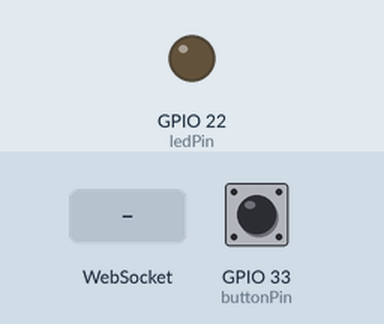
Simulated run of this program. Board: ESP32. On the bench: output pins drawn as LEDs (lit = HIGH). The inputs (shaded band) are chosen by the test bench; at power-on: GPIO 33 (buttonPin) HIGH. WiFi joins after 1.5 s; servers stay silent unless stated; not simulated (calls return 0 or success): secrets.h; names the files do not define were given values by the test bench: SERVER_PORT = 80; what the program prints to the serial monitor is not drawn.

Above: at 2.7 s.
2.8 s: WebSocket text "LED_ON" received
At 3.7 s:
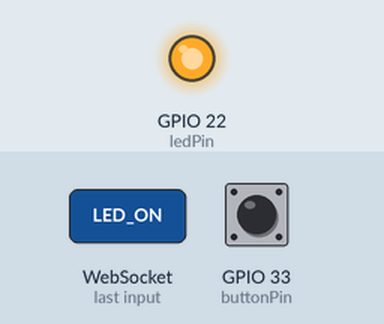
5.9 s: WebSocket text "LED_OFF" received
At 7.2 s:
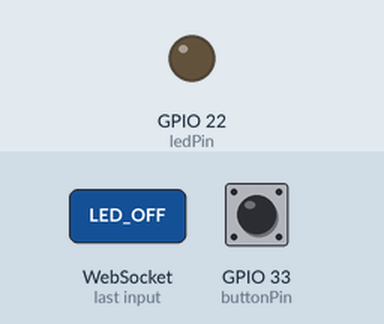
Timing chart, 0 to 8.9 s (numbered marks = the images above; inputs shaded):
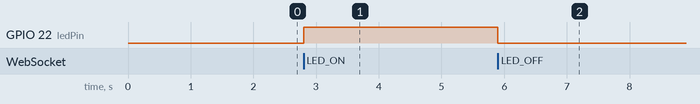

Measured:
- after the input at 2.8 s, GPIO 22 (ledPin): LOW → HIGH at once
- after the input at 5.9 s, GPIO 22 (ledPin): HIGH → LOW at once

The program:

main.cpp
```cpp
#include <Arduino.h>
#include <WiFi.h>
#include "secrets.h"
#include <WebSocketsClient.h>


const char* TEAM_NAME = "Leliwa";
const int buttonPin = 33;
const int ledPin = 22;
unsigned long czas_startu=0;
int ostatni_odczyt = HIGH;
int stan_przycisku = HIGH;
WebSocketsClient webSocket;
void WebSocketEvent(WStype_t type, uint8_t * payload, size_t length) {
  switch(type) {
    case WStype_DISCONNECTED:
      Serial.println("WebSocket rozlaczony");
      digitalWrite(ledPin, LOW);
      break;
    case WStype_CONNECTED:
      Serial.println("WebSocket polaczony");
      webSocket.sendTXT(TEAM_NAME);
      break;
    case WStype_TEXT:{
      Serial.printf("WebSocket odebrano wiadomosc: %s\n", payload);
      String msg = (char*)payload;
      msg.trim();
      if (msg == "LED_ON") {
        Serial.println("Zapalanie diody LED");
        digitalWrite(ledPin, HIGH);
      } else if (msg == "LED_OFF") {
        digitalWrite(ledPin, LOW);
      }
      break;
    }
      default:
      break;
  }
}

void setup() {

  Serial.begin(115200);
  pinMode(buttonPin, INPUT_PULLUP);
  pinMode(ledPin, OUTPUT);
  digitalWrite(ledPin, LOW);
  WiFi.begin(WIFI_SSID, WIFI_PASSWORD);
  Serial.println("Connecting to WiFi...");
  while (WiFi.status() != WL_CONNECTED) {
    delay(500);
    Serial.print(".");
  }
  Serial.println();
  Serial.println("Connected to WiFi");
  Serial.println(WiFi.localIP());
  webSocket.begin(SERVER_IP, SERVER_PORT, "/ws");
  webSocket.onEvent(WebSocketEvent);
  webSocket.setReconnectInterval(5000);
}

void loop() {
  webSocket.loop();
  int odczyt = digitalRead(buttonPin);
  if(odczyt != ostatni_odczyt){
    czas_startu=millis();
  }
  if(millis()-czas_startu>=50){
    if(stan_przycisku != odczyt)
    {
      stan_przycisku=odczyt;
      if(odczyt == LOW){
        Serial.println("Przycisk wcisniety");
        webSocket.sendTXT("BUZZ");
      }
    }
  }
  ostatni_odczyt=odczyt;
}
```
